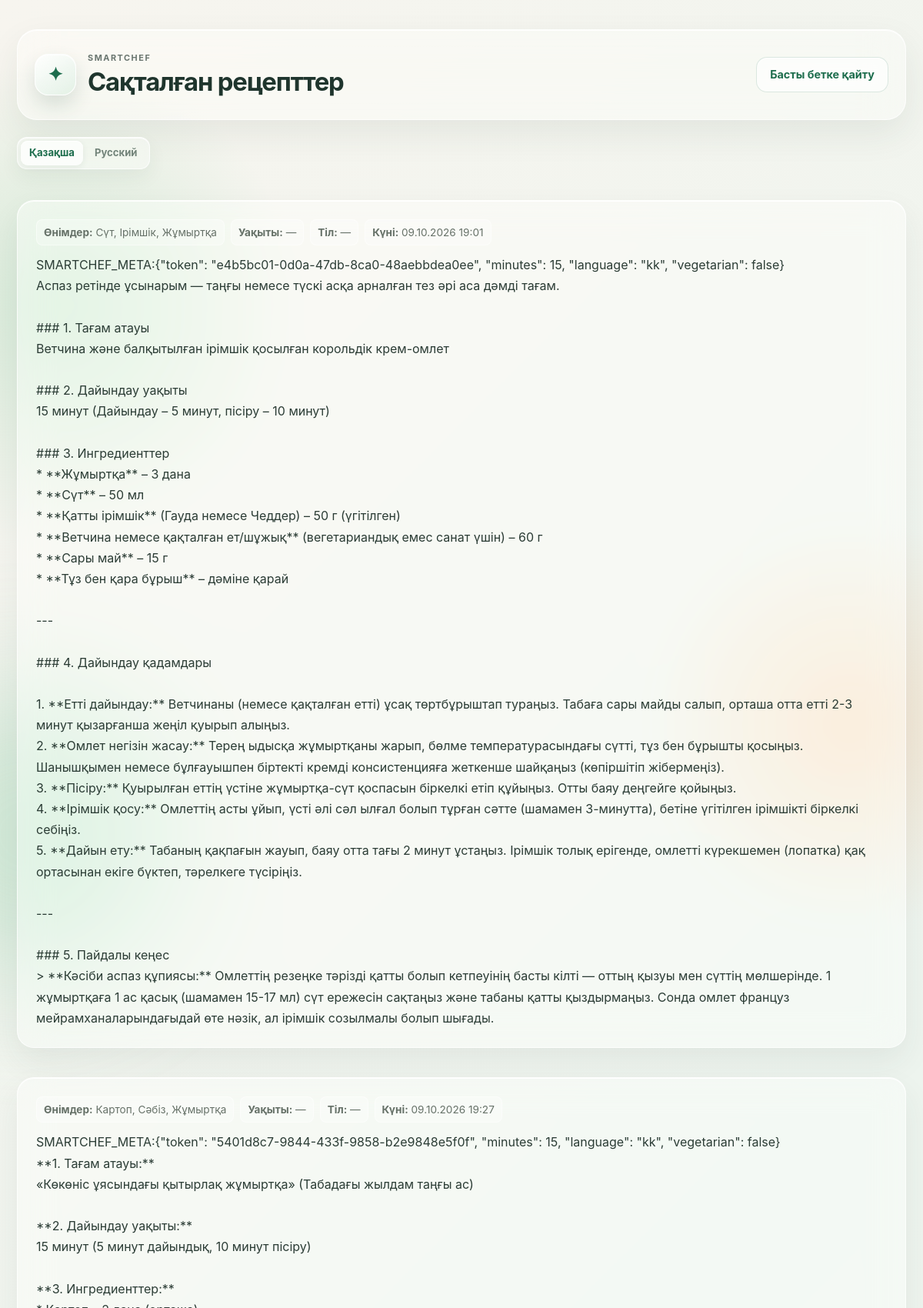
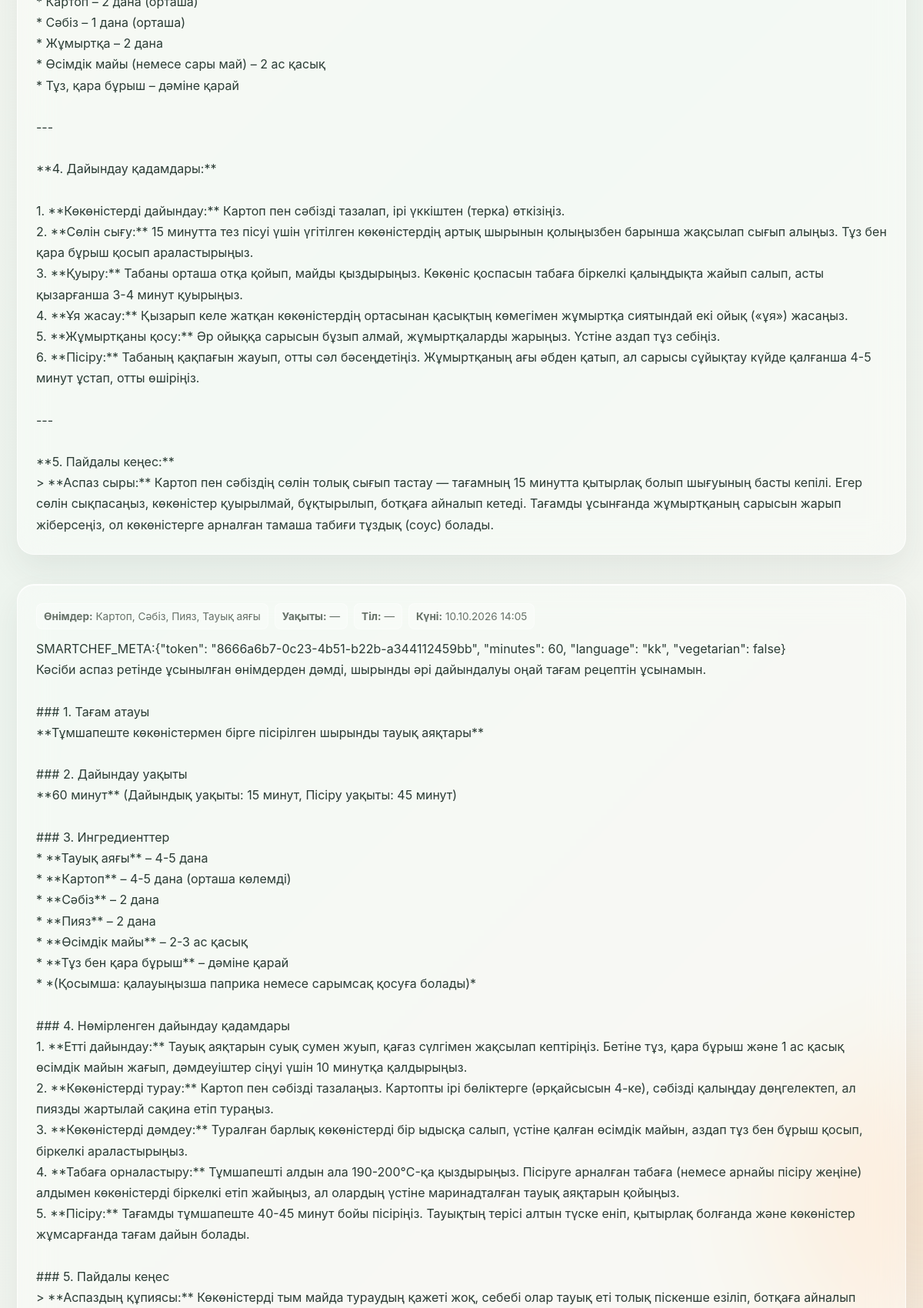
/saved/ (upper part), run on the app's committed database (2 pictures, top to bottom).
### recipes/models.py (models this page shows, shortened)
class SavedRecipe(models.Model):
	title = models.CharField(max_length=200)
	products = models.TextField()
	recipe_text = models.TextField()
	created_at = models.DateTimeField(auto_now_add=True)

### recipes/views.py (the view)
# urls.py: path("saved/", views.saved_recipes, name="saved_recipes"),
def saved_recipes(request):
    language = request.GET.get("language", "kk")
    if language not in ["kk", "ru"]:
        language = "kk"
    recipes_list = []
    for saved_recipe in SavedRecipe.objects.all():
        stored_text = saved_recipe.recipe_text
        minutes = None
        recipe_language = None
        recipe_data = None
        if stored_text.startswith(RECIPE_PREFIX):
            recipe_data, metadata = parse_stored_recipe(stored_text)
            minutes = metadata.get("minutes")
            recipe_language = metadata.get("language")
            recipe_text = ""
        else:
            recipe_text = stored_text
        recipes_list.append(
            {
                "id": saved_recipe.id,
                "products": saved_recipe.products,
                "minutes": minutes,
                "language": recipe_language,
                "created_at": saved_recipe.created_at,
                "recipe": recipe_text,
                "recipe_data": recipe_data,
            }
        )
    context = {
        "saved_recipes": recipes_list,
        "language": language,
    }
    return render(request, "recipes/saved.html", context)

### recipes/templates/recipes/saved.html (shortened to what this page needs)
{% load static %}
<!DOCTYPE html>
<html lang="{{ language }}">
<head>
    <link rel="stylesheet" href="{% static 'recipes/style.css' %}">
</head>
<body>
    <div class="container">
        <header class="header">
            <div class="brand-lockup">
                <div class="brand-mark" aria-hidden="true">✦</div>
                <div class="brand-copy">
                    <p class="eyebrow">SMARTCHEF</p>
                    <h1>{% if language == 'kk' %}Сақталған рецепттер{% else %}Сохраненные рецепты{% endif %}</h1>
                </div>
            </div>
            <nav class="nav-links">
                <a href="{% url 'recipes:index' %}?language={{ language }}" class="nav-link">
                    {% if language == 'kk' %}Басты бетке қайту{% else %}На главную{% endif %}
                </a>
            </nav>
        </header>
        <div class="lang-switch-links" role="group" aria-label="{% if language == 'kk' %}Интерфейс тілі{% else %}Язык интерфейса{% endif %}">
            <a href="?language=kk" class="lang-link {% if language == 'kk' %}active{% endif %}" {% if language == 'kk' %}aria-current="page"{% endif %}>Қазақша</a>
            <a href="?language=ru" class="lang-link {% if language == 'ru' %}active{% endif %}" {% if language == 'ru' %}aria-current="page"{% endif %}>Русский</a>
        </div>
        {% if saved_recipes %}
            <div class="saved-list">
                {% for item in saved_recipes %}
                    <div class="recipe-card">
                        <div class="card-meta">
                            <span><strong>{% if language == 'kk' %}Өнімдер:{% else %}Продукты:{% endif %}</strong> {{ item.products }}</span>
                            <span><strong>{% if language == 'kk' %}Уақыты:{% else %}Время:{% endif %}</strong> {% if item.minutes %}{{ item.minutes }} {% if language == 'kk' %}мин{% else %}мин{% endif %}{% else %}—{% endif %}</span>
                            <span><strong>{% if language == 'kk' %}Тіл:{% else %}Язык:{% endif %}</strong> {% if item.language == 'kk' %}Қазақша{% elif item.language == 'ru' %}Русский{% else %}—{% endif %}</span>
                            <span><strong>{% if language == 'kk' %}Күні:{% else %}Дата:{% endif %}</strong> {{ item.created_at|date:"d.m.Y H:i" }}</span>
                        </div>
                        {% if item.recipe_data %}
                            <h2>{{ item.recipe_data.title }}</h2>
                            <h3>{% if language == 'kk' %}Ингредиенттер{% else %}Ингредиенты{% endif %}</h3>
                            <ul class="recipe-list">
                                {% for ingredient in item.recipe_data.ingredients %}<li>{{ ingredient }}</li>{% endfor %}
                            </ul>
                            <h3>{% if language == 'kk' %}Дайындау қадамдары{% else %}Шаги приготовления{% endif %}</h3>
                            <ol class="recipe-list">
                                {% for step in item.recipe_data.steps %}<li>{{ step }}</li>{% endfor %}
                            </ol>
                            <a href="{% url 'recipes:saved_cooking' item.id %}" class="btn-success">
                                {% if language == 'kk' %}Дайындауды бастау{% else %}Начать готовить{% endif %}
                            </a>
                        {% else %}
                            <div class="recipe-content">{{ item.recipe }}</div>
                        {% endif %}
                    </div>
                {% endfor %}
            </div>
        {% endif %}
    </div>
</body>
</html>

### recipes/static/recipes/style.css (style rules this page uses)
* { box-sizing: border-box; margin: 0; padding: 0; }
html { scroll-behavior: smooth; }
body { position: relative; min-height: 100vh; padding: 38px 22px; overflow-x: hidden; background: radial-gradient(34rem 34rem at 6% 8%, rgba(168, 217, 182, 0.42), transparent 58%), radial-gradient(30rem 30rem at 92% 19%, rgba(245, 193, 147, 0.36), transparent 56%), radial-gradient(36rem 36rem at 72% 86%, rgba(185, 214, 229, 0.24), transparent 58%), linear-gradient(135deg, #f7f5ef 0%, #edf4ee 42%, #faf3ee 100%); color: var(--text-body); font-family: -apple-system, BlinkMacSystemFont, "Segoe UI", Roboto, Helvetica, Arial, sans-serif; line-height: 1.5; isolation: isolate; }
body::before, body::after { position: fixed; z-index: -1; width: 24rem; aspect-ratio: 1; border-radius: 50%; content: ""; filter: blur(80px); opacity: 0.5; pointer-events: none; }
body::before { top: 18%; left: -10rem; background: rgba(150, 210, 173, 0.72); }
body::after { top: 62%; right: -12rem; background: rgba(244, 184, 130, 0.55); }
.container { position: relative; z-index: 0; width: 100%; max-width: 1160px; margin: 0 auto; }
.header { display: flex; align-items: center; justify-content: space-between; gap: 18px; min-height: 118px; margin: 0 auto 22px; padding: 18px 22px; border: 1px solid var(--border-glass); border-radius: 26px; background: rgba(255, 255, 255, 0.38); box-shadow: 0 18px 45px rgba(39, 61, 50, 0.08), inset 0 1px 0 rgba(255, 255, 255, 0.9); backdrop-filter: blur(24px) saturate(150%); -webkit-backdrop-filter: blur(24px) saturate(150%); }
.brand-lockup { display: flex; align-items: center; gap: 15px; min-width: 0; }
.brand-mark { display: grid; flex: 0 0 auto; width: 54px; height: 54px; place-items: center; border: 1px solid rgba(255, 255, 255, 0.85); border-radius: 18px; background: linear-gradient(145deg, rgba(255, 255, 255, 0.92), rgba(220, 238, 225, 0.76)); box-shadow: 0 12px 26px rgba(22, 64, 48, 0.14), inset 0 1px 0 rgba(255, 255, 255, 0.8); color: var(--accent); font-size: 1.5rem; font-weight: 700; }
.brand-copy { min-width: 0; }
.eyebrow { margin-bottom: 4px; color: rgba(69, 84, 77, 0.8); font-size: 0.68rem; font-weight: 750; letter-spacing: 0.14em; text-transform: uppercase; }
.header h1, .section-heading h2, .recipe-card h2 { color: var(--text-strong); letter-spacing: -0.035em; }
.header h1 { font-size: clamp(1.5rem, 3vw, 2.05rem); line-height: 1.2; }
.nav-links { display: flex; align-items: center; justify-content: center; }
.nav-link { display: inline-flex; align-items: center; justify-content: center; min-height: 46px; padding: 10px 17px; border: 1px solid rgba(29, 109, 77, 0.15); border-radius: 14px; background: rgba(255, 255, 255, 0.52); color: var(--accent); font-size: 0.9rem; font-weight: 650; text-decoration: none; box-shadow: inset 0 1px 0 rgba(255, 255, 255, 0.9); backdrop-filter: blur(12px); -webkit-backdrop-filter: blur(12px); transition: transform 0.18s ease, border-color 0.18s ease, background-color 0.18s ease; }
.panel, .recipe-card, .empty-state { border: 1px solid var(--border-glass); border-radius: 22px; background: rgba(255, 255, 255, 0.44); box-shadow: 0 18px 42px rgba(38, 63, 55, 0.07), inset 0 1px 0 rgba(255, 255, 255, 0.92); backdrop-filter: blur(22px) saturate(150%); -webkit-backdrop-filter: blur(22px) saturate(150%); }
.recipe-card { margin-top: 22px; padding: 24px; }
.recipe-content { margin-top: 12px; white-space: pre-wrap; line-height: 1.7; }
.saved-list { display: grid; gap: 16px; }
.card-meta { display: flex; flex-wrap: wrap; gap: 8px; color: #667168; font-size: 0.85rem; }
.card-meta span { padding: 6px 9px; border-radius: 8px; background: rgba(255, 255, 255, 0.26); border: 1px solid rgba(255, 255, 255, 0.45); }
.lang-switch-links { display: inline-flex; gap: 4px; margin-bottom: 18px; padding: 4px; border: 1px solid var(--border-glass); border-radius: 13px; background: rgba(255, 255, 255, 0.42); box-shadow: 0 10px 26px rgba(38, 63, 55, 0.06), inset 0 1px 0 rgba(255, 255, 255, 0.85); backdrop-filter: blur(16px) saturate(140%); -webkit-backdrop-filter: blur(16px) saturate(140%); }
.lang-link { padding: 6px 11px; border-radius: 9px; color: var(--text-soft); font-size: 0.82rem; font-weight: 650; text-decoration: none; transition: background-color 0.18s ease, color 0.18s ease; }
.lang-link.active { background: rgba(255, 255, 255, 0.72); box-shadow: 0 2px 8px rgba(38, 63, 55, 0.08), inset 0 1px 0 rgba(255, 255, 255, 0.9); color: var(--accent); }

### data on the page
SavedRecipe: products "Сүт, Ірімшік, Жұмыртқа", created_at "09.10.2026 19:01", recipe "SMARTCHEF_META:{\"token\": \"e4b5bc01-0d0a-47db-8ca0-48aebbdea0ee\", \"minutes\": 15, \"language\": \"kk\", \"vegetarian\": false} Аспаз ретінде ұсынарым — таңғы немесе түскі асқа арналған тез әрі аса дәмді тағам. ### 1. Тағам атауы Ветчина және балқытылған ірімшік қосылған корольдік крем-омлет ### 2. Дайындау уақыты 15 минут (Дайындау – 5 минут, пісіру – 10 минут) ### 3. Ингредиенттер * **Жұмыртқа** – 3 дана * **Сүт** – 50 мл * **Қатты ірімшік** (Гауда немесе Чеддер) – 50 г (үгітілген) * **Ветчина немесе қақталған ет/шұжық** (вегетариандық емес санат үшін) – 60 г * **Сары май** – 15 г * **Тұз бен қара бұрыш** – дәміне қарай --- ### 4. Дайындау қадамдары 1. **Етті дайындау:** Ветчинаны (немесе…"
SavedRecipe: products "Картоп, Сәбіз, Жұмыртқа", created_at "09.10.2026 19:27", recipe "SMARTCHEF_META:{\"token\": \"5401d8c7-9844-433f-9858-b2e9848e5f0f\", \"minutes\": 15, \"language\": \"kk\", \"vegetarian\": false} **1. Тағам атауы:** «Көкөніс ұясындағы қытырлақ жұмыртқа» (Табадағы жылдам таңғы ас) **2. Дайындау уақыты:** 15 минут (5 минут дайындық, 10 минут пісіру) **3. Ингредиенттер:** * Картоп – 2 дана (орташа) * Сәбіз – 1 дана (орташа) * Жұмыртқа – 2 дана * Өсімдік майы (немесе сары май) – 2 ас қасық * Тұз, қара бұрыш – дәміне қарай --- **4. Дайындау қадамдары:** 1. **Көкөністерді дайындау:** Картоп пен сәбізді тазалап, ірі үккіштен (терка) өткізіңіз. 2. **Сөлін сығу:** 15 минутта тез пісуі үшін үгітілген көкөністердің артық шырынын қолыңызбен барынша жақсылап сығып алыңыз. Тұз…"
SavedRecipe: products "Картоп, Сәбіз, Пияз, Тауық аяғы", created_at "10.10.2026 14:05"
